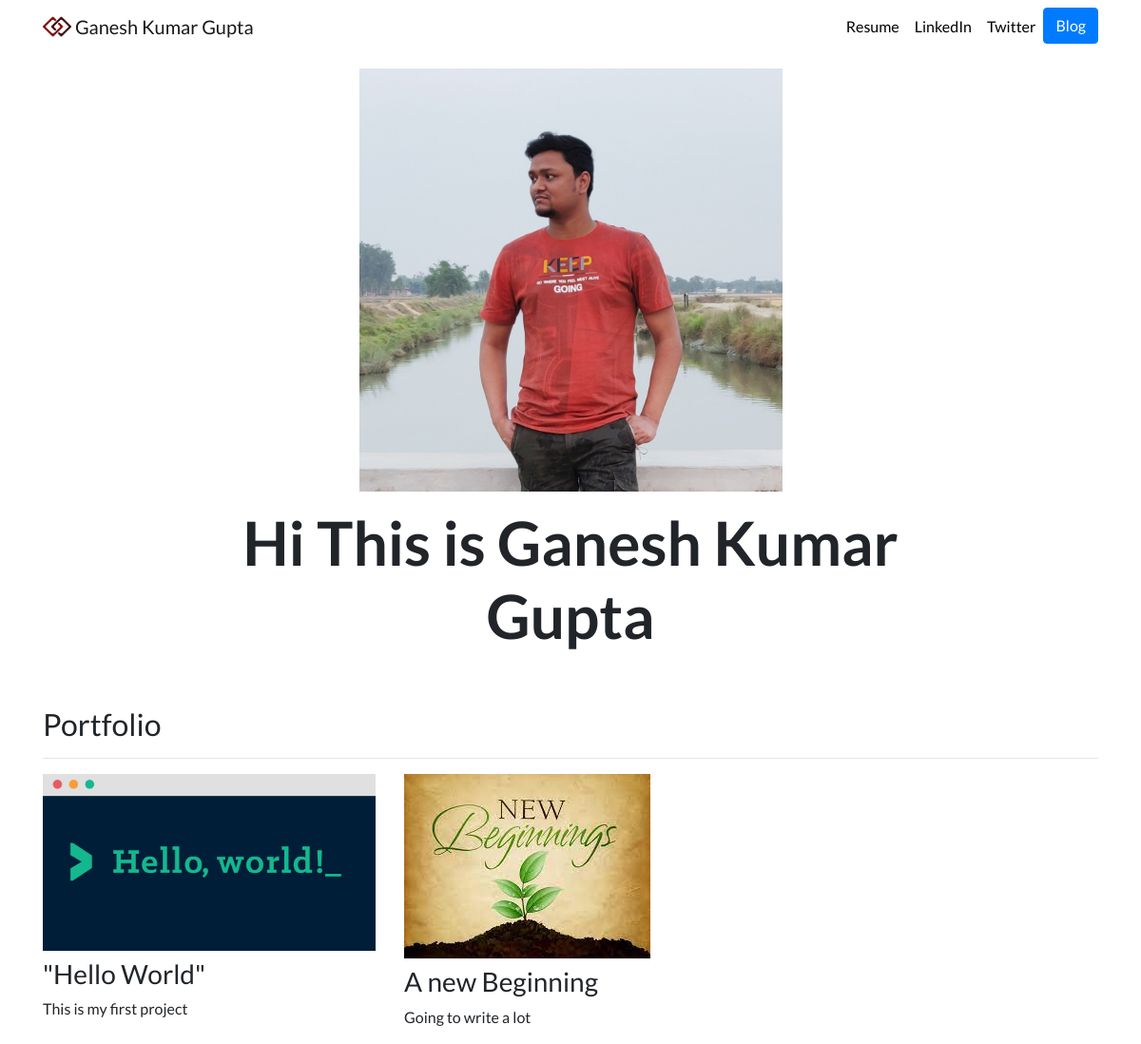
Before: / with the older database file.
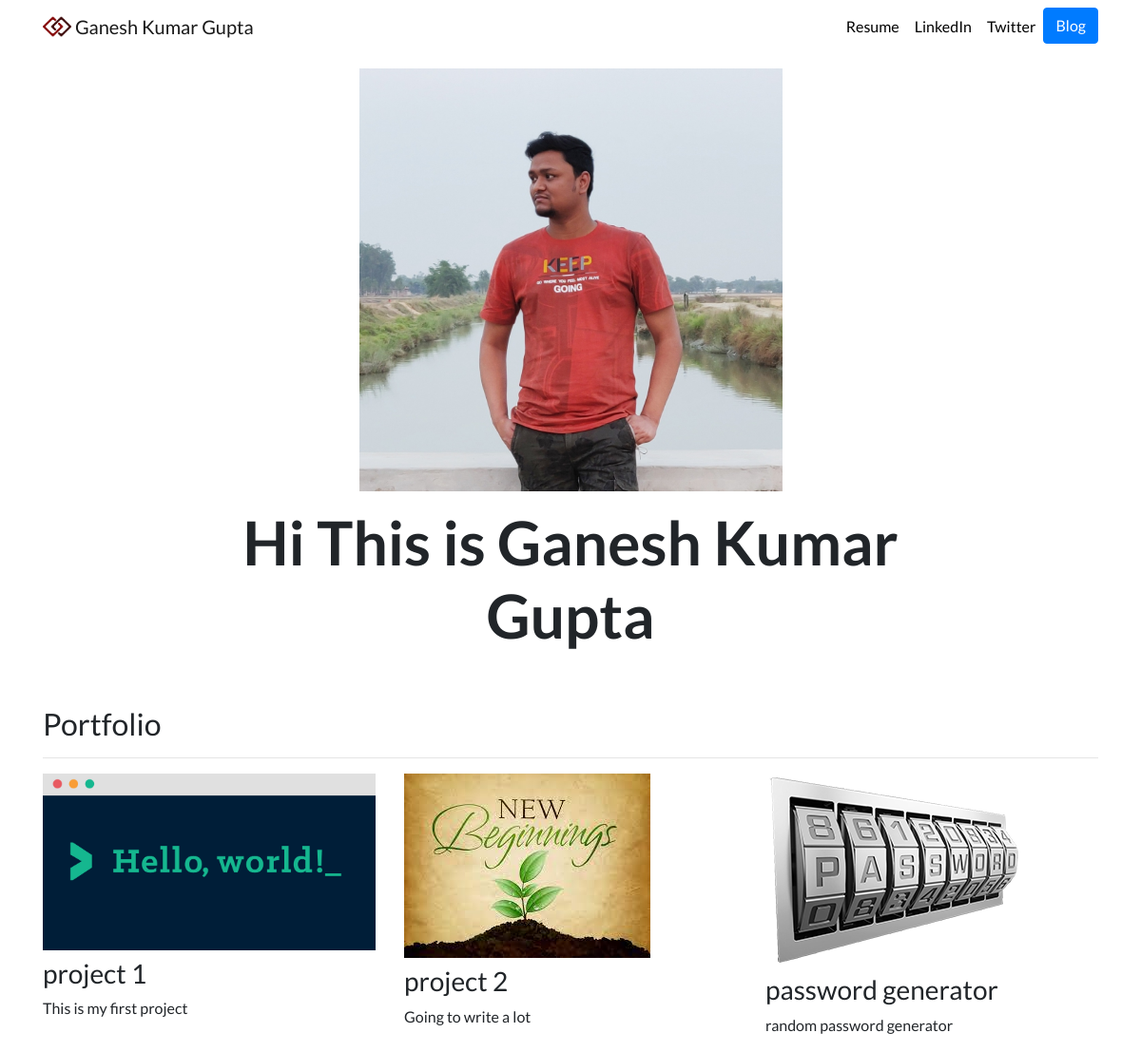
After: the same page with the newer database file.
### portfolio/models.py (models this page shows, shortened)
class Project(models.Model):
    title = models.CharField(max_length=100)
    description = models.CharField(max_length=300)
    image = models.ImageField(upload_to='portfolio/images/')
    url = models.URLField(blank=True)

### portfolio/views.py (the view)
# urls.py: 2. Add a URL to urlpatterns:  path('', views.home, name='home')
def home(request):
    projects = Project.objects.all()
    return render(request, 'portfolio/home.html', {'projects': projects})

### portfolio/templates/portfolio/home.html
{% extends "portfolio/base.html" %}
{% load static %}
{% block content %}
<div class="row justify-content-center my-3">
  <div class="col-5">
    <img src="{% static 'portfolio/GaneshDP.jpg' %}" class="img-fluid">
  </div>
</div>
<div class="row justify-content-center mb-3">
  <div class="col-md-9 text-center">
    <h3 id="hometext" class="font-weight-bold">Hi This is Ganesh Kumar Gupta</h3>
  </div>
</div>
<h2 class="mt-5">Portfolio</h2>
<hr>
<div class="row">
  {% for project in projects %}
  <div class="col-lg-4 col-md-6">
    {% if project.url %}
    <a href="{{ project.url }}">
      <img src="{{ project.image.url }}" class="img-fluid mb-2">
    </a>
    {% else %}
    <img src="{{ project.image.url }}" class="img-fluid mb-2">
    {% endif %}
    <h3>{{ project.title }}</h3>
    <p>{{ project.description }}</p>
  </div>
  {% endfor %}
</div>
{% endblock %}

Changed rows visible on the page:
changed Project "This is my first project": title "\"Hello World\"" → "project 1"
changed Project "Going to write a lot": title "A new Beginning" → "project 2"
added Project: image (picture), title "password generator", description "random password generator"
